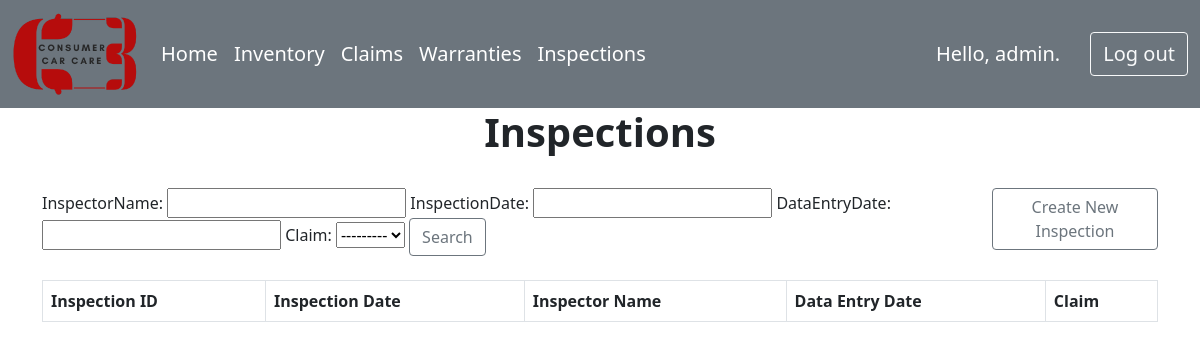
/inspectionsIndex/ (signed in), run on an earlier commit of the app's database.
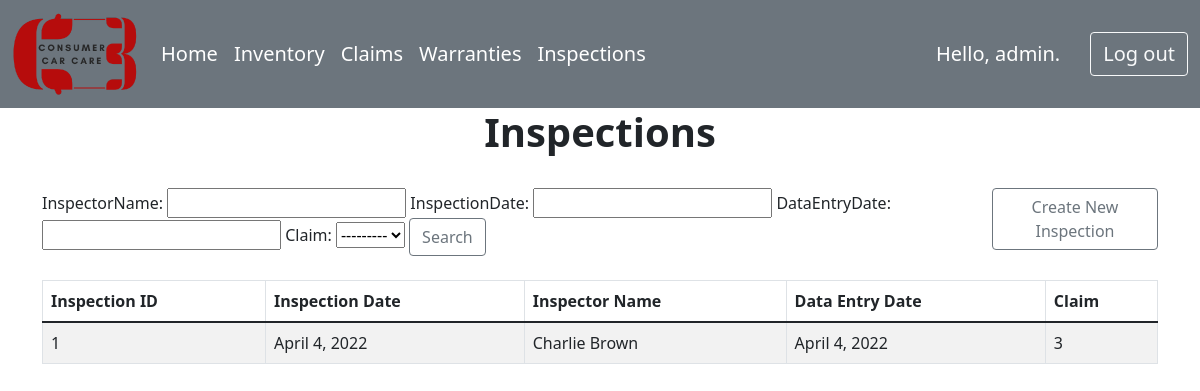
And on a later commit of the database.
### enterprises/models.py (models this page shows, shortened)
class Inspection(models.Model):
    inspectorName = models.CharField(max_length=30) # stored because the form can be filled out on someone's behalf
    inspectionDate = models.DateField(blank=True, null=True)
    dataEntryDate = models.DateField()
    claim = models.ForeignKey(Claim,on_delete=models.SET_NULL,null=True)

class Claim(models.Model):
    claimDate = models.DateField()
    warranty = models.ForeignKey(Warranty,on_delete=models.SET_NULL,null=True)
    STATUS_CHOICES = [
        ('AP', 'Approved'),
        ('RE', 'Rejected'),
        ('AC', 'Active'),
        ('PE', 'Pending')
    ]
    status = models.CharField(
        max_length = 2,
        choices = STATUS_CHOICES,
        default = 'PE'
    )
    approvalDate = models.DateField(blank=True, null=True)
    def __str__(self):
        return(str(self.pk))

### enterprises/views.py (the view)
# urls.py: path('inspectionsIndex/', views.inspectionsIndex, name='inspectionsIndex'),
@login_required
def inspectionsIndex(request):
    inspections = Inspection.objects.order_by('inspectionDate')
    myFilter = InspectionFilter(request.GET, queryset=inspections)
    inspections = myFilter.qs
    context={'inspections':inspections, 'myFilter':myFilter}
    return render(request, 'enterprises/inspectionsIndex.html', context)

### enterprises/templates/enterprises/inspectionsIndex.html
{% extends "enterprises/base.html" %}
{% block content %}
<div class="container">
    <div class="row">
        <h1 style="font-weight: bold; text-align: center;">Inspections</h1>
    </div>
    <br>
    <div class="row">
        <div class="col-10">
            <form method="get">
                {{myFilter.form}}
                <button class="btn btn-outline-secondary" type="submit">Search</button>
            </form>
        </div>
        <div class="col-2">
            <a href="{% url 'enterprises:newInspection' %}">
                <button class="btn btn-outline-secondary">Create New Inspection</button>
            </a>
        </div>
    </div>
    <br>
    <table class="table table-striped table-responsive table-hover table-bordered">
    <thead>
        <tr>
            <th scope="col">Inspection ID</th>
            <th scope="col">Inspection Date</th>
            <th scope="col">Inspector Name</th>
            <th scope="col">Data Entry Date</th>
            <th scope="col">Claim</th>
        </tr>
    </thead>
    <tbody>
        {% for inspection in inspections %}
            <tr>
                <td>{{inspection.pk}}</td>
                <td>{{inspection.inspectionDate}}</td>
                <td>{{inspection.inspectorName}}</td>
                <td>{{inspection.dataEntryDate}}</td>
                <td>{{inspection.claim}}</td>
            </tr>
        {% endfor %}
    </tbody>
</table>
</div>
{% endblock content %}

What changed in the data, as far as the page shows it:
added Inspection: pk "1", inspectionDate "April 4, 2022", inspectorName "Charlie Brown", dataEntryDate "April 4, 2022", claim "3"
